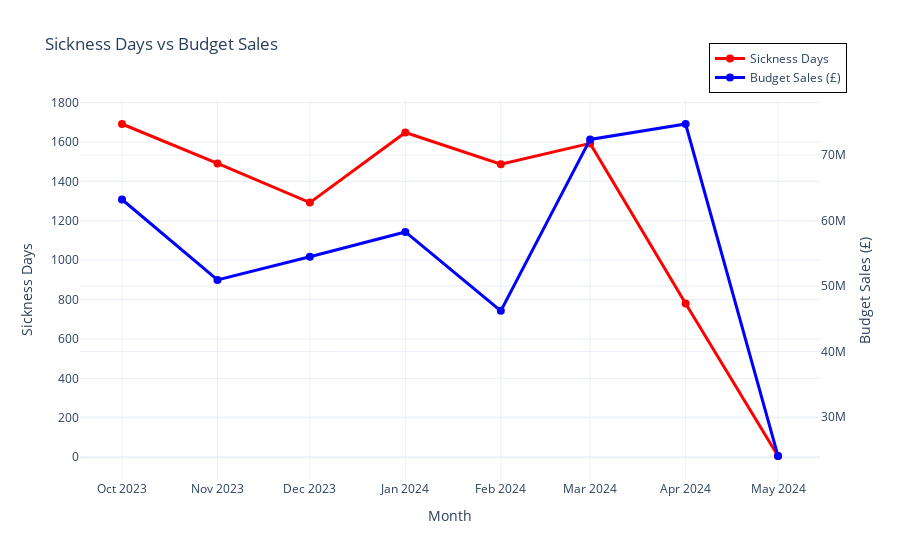

The notebook cell this image was saved under:
### Code cell
# Convert 'Month' to datetime format in both DataFrames
sickness_trend["Month"] = pd.to_datetime(sickness_trend["Month"], errors='coerce')
retail_trend["Month"] = pd.to_datetime(retail_trend["Month"], errors='coerce')

# Merge the two DataFrames on 'Month'
merged_budget_sales = pd.merge(sickness_trend, retail_trend, on="Month", how="inner")

# Create a dual-axis interactive line chart
fig= go.Figure()

# Add Sickness Days line
fig.add_trace(go.Scatter(
    x=merged_budget_sales["Month"],
    y=merged_budget_sales["quantityInDays"],
    mode='lines+markers',
    name='Sickness Days',
    line=dict(color='red', width=3),
    marker=dict(size=8)
))

# Add Budget Sales line (secondary axis)
fig.add_trace(go.Scatter(
    x=merged_budget_sales["Month"],
    y=merged_budget_sales["Budget Sales"],
    mode='lines+markers',
    name='Budget Sales (£)',
    line=dict(color='blue', width=3),
    marker=dict(size=8),
    yaxis="y2"
))

# Update layout for dual-axis chart with legend in the top right corner
fig.update_layout(
    title="Sickness Days vs Budget Sales",
    xaxis=dict(title="Month", tickformat="%b %Y"),
    yaxis=dict(title="Sickness Days", side="left"),
    yaxis2=dict(title="Budget Sales (£)", overlaying="y", side="right"),
    legend=dict(
        x=0.85,  # Adjust the horizontal position
        y=1.15,  # Adjust the vertical position
        bgcolor='rgba(255,255,255,0.5)',  # Set background with transparency
        bordercolor='black',
        borderwidth=1
    ),
    hovermode="x unified",
    template="plotly_white"
)

# Show the interactive chart
fig.show()

### Figure 1 — Plotly figure (JSON) as saved in the notebook; plotly's stock layout.template omitted (floating-point values rounded to 4 significant figures)
{"data": [{"line": {"color": "red", "width": 3}, "marker": {"size": 8}, "mode": "lines+markers", "name": "Sickness Days", "type": "scatter", "x": ["2023-10-01T00:00:00", "2023-11-01T00:00:00", "2023-12-01T00:00:00", "2024-01-01T00:00:00", "2024-02-01T00:00:00", "2024-03-01T00:00:00", "2024-04-01T00:00:00", "2024-05-01T00:00:00"], "y": [1691, 1491, 1292, 1648, 1487, 1592.0, 780, 6]}, {"line": {"color": "blue", "width": 3}, "marker": {"size": 8}, "mode": "lines+markers", "name": "Budget Sales (£)", "type": "scatter", "x": ["2023-10-01T00:00:00", "2023-11-01T00:00:00", "2023-12-01T00:00:00", "2024-01-01T00:00:00", "2024-02-01T00:00:00", "2024-03-01T00:00:00", "2024-04-01T00:00:00", "2024-05-01T00:00:00"], "y": [63210000.0, 50940000.0, 54470000.0, 58250000.0, 46210000.0, 72370000.0, 74730000.0, 24070000.0], "yaxis": "y2"}], "layout": {"autosize": true, "hovermode": "x unified", "legend": {"bgcolor": "rgba(255,255,255,0.5)", "bordercolor": "black", "borderwidth": 1, "x": 0.85, "y": 1.15}, "title": {"text": "Sickness Days vs Budget Sales"}, "xaxis": {"autorange": true, "range": ["2023-09-17 18:40:28.1624", "2024-05-14 05:19:31.8376"], "tickformat": "%b %Y", "title": {"text": "Month"}, "type": "date"}, "yaxis": {"autorange": true, "range": [-149.2, 1846.0], "side": "left", "title": {"text": "Sickness Days"}, "type": "linear"}, "yaxis2": {"autorange": true, "overlaying": "y", "range": [19400000.0, 79390000.0], "side": "right", "title": {"text": "Budget Sales (£)"}, "type": "linear"}}}
